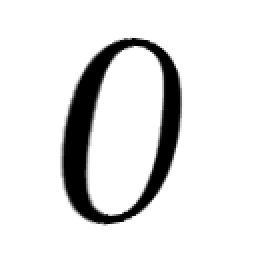
#> input picture English/Fnt/Sample001/img001-0079_affine1.png, 128 x 128 px (shown 2 times larger); its folder holds only this picture in this run
$ python Data_augmentation.py
#> lines starting #> are read from the running program, lines starting #| are printed output that depends on the picture
import numpy as np
import cv2
import os

# # Load the Data
def load_images(path):
#> called with path = './English/Fnt/'
    folder_names = [d for d in os.listdir('./English/Fnt/') if d.startswith('Sample')]
    for folder in folder_names:
        print("reading file names in " + folder)
        print(path + folder + "/")
        names = [d for d in os.listdir(path + folder + "/") if d.endswith('.png')]
        #for name in names:
        for name in names:
            img = cv2.imread(path + folder + "/"  + name, 0)
#> img is the input picture: shape (128, 128); min 0, max 255, mean 226.1

            pts1 = np.float32([[10,10],[118,10],[10,118],[118,118]])
            pts2 = np.float32([[0,0],[108,20],[0,128],[108,108]])
            img = cv2.bitwise_not(img)
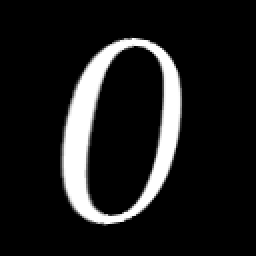
#> img: shape (128, 128) (shown 2 times larger); min 0, max 255, mean 28.9

            M = cv2.getPerspectiveTransform(pts1, pts2)
            dst = cv2.warpPerspective(img, M, (128, 128))
            dst = cv2.bitwise_not(dst)
            cv2.imwrite(path + folder + "/" + name[:-5] + "_affine1.png", dst)

            # another projection
            pts1 = np.float32([[10, 10], [118, 10], [10, 118], [118, 118]])
            pts2 = np.float32([[20, 20], [128, 0], [20, 108], [128, 128]])

            M = cv2.getPerspectiveTransform(pts1, pts2)
            dst = cv2.warpPerspective(img, M, (128, 128))
            dst = cv2.bitwise_not(dst)
            cv2.imwrite(path + folder + "/" + name[:-5] + "_affine2.png", dst)

            # another projection
            pts1 = np.float32([[10, 10], [118, 10], [10, 118], [118, 118]])
            pts2 = np.float32([[20, 20], [108, 20], [0, 128], [128, 128]])

            M = cv2.getPerspectiveTransform(pts1, pts2)
            dst = cv2.warpPerspective(img, M, (128, 128))
            dst = cv2.bitwise_not(dst)
            cv2.imwrite(path + folder + "/" + name[:-5] + "./affine3.png", dst)

            # another projection
            pts1 = np.float32([[10, 10], [118, 10], [10, 118], [118, 118]])
            pts2 = np.float32([[0, 0], [128, 0], [20, 108], [108, 108]])
            M = cv2.getPerspectiveTransform(pts1, pts2)
            dst = cv2.warpPerspective(img, M, (128, 128))
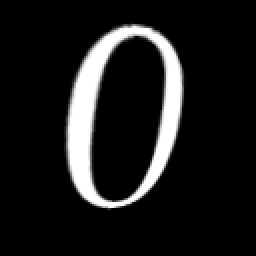
#> dst: shape (128, 128) (shown 2 times larger); min 0, max 255, mean 27.8
            dst = cv2.bitwise_not(dst)
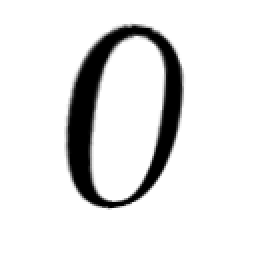
#> dst: shape (128, 128) (shown 2 times larger); min 0, max 255, mean 227.2
            cv2.imwrite(path + folder + "/" + name[:-5] + "./affine4.png", dst)

            # another rotation
            M = cv2.getRotationMatrix2D((64, 64), 10, 1)
            dst = cv2.warpAffine(img, M, (128, 128))
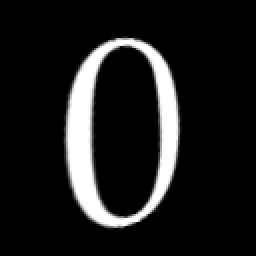
#> dst: shape (128, 128) (shown 2 times larger); min 0, max 255, mean 28.9
            dst = cv2.bitwise_not(dst)
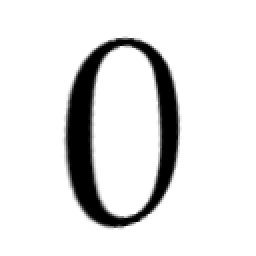
#> dst: shape (128, 128) (shown 2 times larger); min 0, max 255, mean 226.1
            cv2.imwrite(path + folder + "/" + name[:-5] + "./rotation1.png", dst)

            # another rotation
            M = cv2.getRotationMatrix2D((64, 64), -10, 1)
            dst = cv2.warpAffine(img, M, (128, 128))
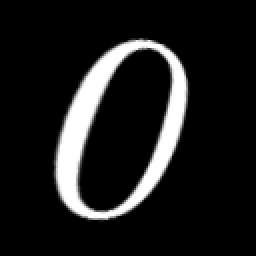
#> dst: shape (128, 128) (shown 2 times larger); min 0, max 255, mean 28.9
            dst = cv2.bitwise_not(dst)
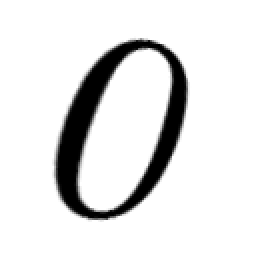
#> dst: shape (128, 128) (shown 2 times larger); min 0, max 255, mean 226.1
            cv2.imwrite(path + folder + "/" + name[:-5] + "./rotation2.png", dst)
#> pass 2 of the loop in load_images, `for folder in folder_names:`:
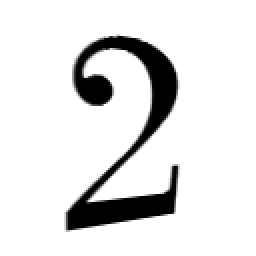
#> input picture English/Fnt/Sample003/img003-0010_affine1.png, 128 x 128 px (shown 2 times larger)
#> in load_images, img is the input picture: shape (128, 128); min 0, max 255, mean 226.4
#> in load_images, `img = cv2.bitwise_not(img)`:
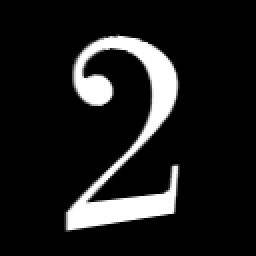
#> img: shape (128, 128) (shown 2 times larger); min 0, max 255, mean 28.6
#> in load_images, `dst = cv2.bitwise_not(dst)`:
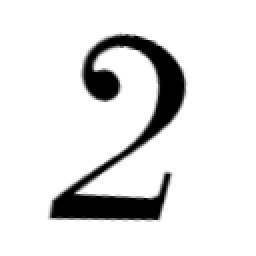
#> dst: shape (128, 128) (shown 2 times larger); min 0, max 255, mean 226.4
#> pass 3 of the loop in load_images, `for folder in folder_names:`:
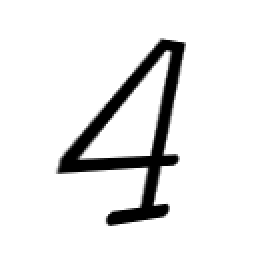
#> input picture English/Fnt/Sample005/img005-0025_affine1.png, 128 x 128 px (shown 2 times larger)
#> in load_images, img is the input picture: shape (128, 128); min 0, max 255, mean 231.4
#> in load_images, `img = cv2.bitwise_not(img)`:
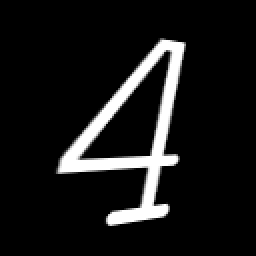
#> img: shape (128, 128) (shown 2 times larger); min 0, max 255, mean 23.6
#> in load_images, `dst = cv2.bitwise_not(dst)`:
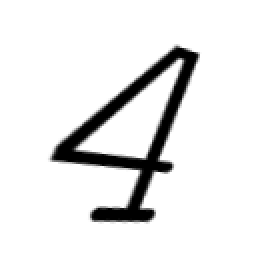
#> dst: shape (128, 128) (shown 2 times larger); min 0, max 255, mean 231.4
#> the loop made 4 passes; the first 3 are shown


load_images('./English/Fnt/')
